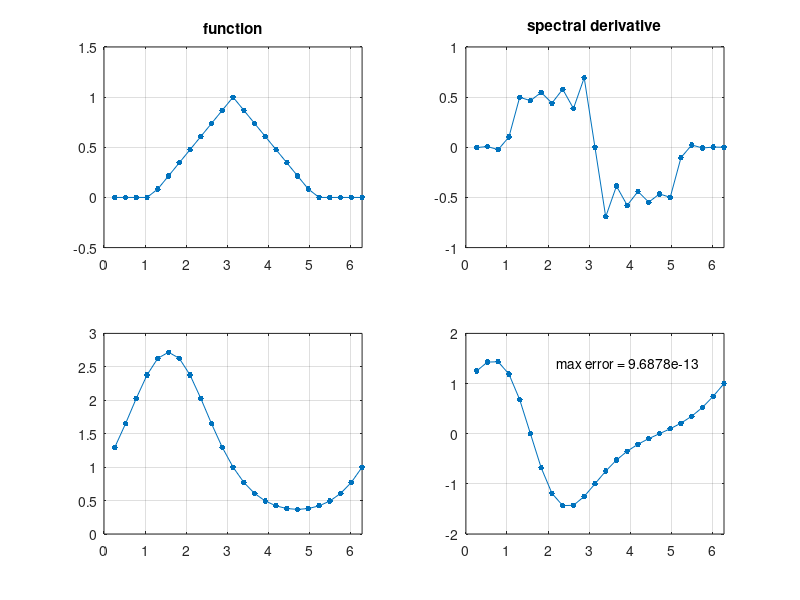

Source code (MATLAB):
% p4.m - periodic spectral differentiation

% Set up grid and differentiation matrix:
  N = 24; h = 2*pi/N; x = h*(1:N)';
  column = [0 .5*(-1).^(1:N-1).*cot((1:N-1)*h/2)]'
  D = toeplitz(column,column([1 N:-1:2]))

% Differentiation of a hat function:
  v = max(0,1-abs(x-pi)/2); clf
  subplot(2,2,1), plot(x,v,'.-','markersize',13)
  axis([0 2*pi -.5 1.5]), grid on, title('function')
  subplot(2,2,2), plot(x,D*v,'.-','markersize',13)
  axis([0 2*pi -1 1]), grid on, title('spectral derivative')

% Differentiation of exp(sin(x)):
  v = exp(sin(x)); vprime = cos(x).*v;
  subplot(2,2,3), plot(x,v,'.-','markersize',13)
  axis([0 2*pi 0 3]), grid on
  subplot(2,2,4), plot(x,D*v,'.-','markersize',13)
  axis([0 2*pi -2 2]), grid on
  error = norm(D*v-vprime,inf);
  text(2.2,1.4,['max error = ' num2str(error)])
